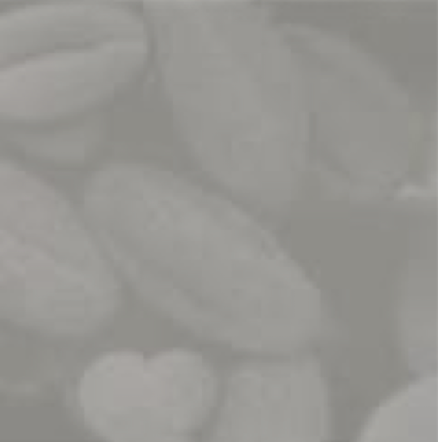
%> input picture Practice-2/hw-4/img.png, 438 x 442 px
$ octave hw4.m   (GNU Octave 9; MATLAB toolbox functions it lacks are replaced by stand-ins)
%> lines starting %> are read from the running program, lines starting %| are printed output that depends on the picture
% load the input image
img = imread('img.png');
%> img is the input picture: size 442x438x3 uint8; mean R, G, B 151.2, 150, 146
img = rgb2gray(img); % convert to grayscale
%> img: size 442x438 uint8
[m, n] = size(img); % get image size
%> m = 442; n = 438

% --- calculate input histogram and cdf ---
hist_img = imhist(img); % input histogram
%> hist_img = 256 values, max 15418 at index 143, min 0 at index 1, mean 756.2
pr = hist_img / (m * n); % normalize histogram to get probabilities
%> pr = 256 values, max 0.0796 at index 143, min 0 at index 1, mean 0.00391
cdf_img = cumsum(pr); % input cdf
%> cdf_img = 256 values from 0 to 1

% --- create target histogram + cdf ---
u = 70; % mean
g = 30; % std deviation
x = 0:255; % gray level values
target_hist = exp(-((x - u).^2) / (2 * g^2)); % target function
target_hist = target_hist / sum(target_hist); % normalize target histogram
cdf_target = cumsum(target_hist); % target cdf

% ------------ histogram mapping ------------
mapping = zeros(256, 1); % empty mapping array
for k = 1:256
    [~, q] = min(abs(cdf_img(k) - cdf_target)); % find closest match
    mapping(k) = q - 1; % store mapping
end
%> after the loop, mapping = 256 values from 0 to 255

% apply mapping to input image
output_img = mapping(double(img) + 1);
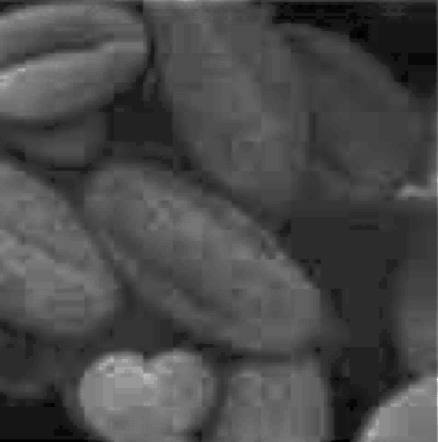
%> output_img: size 442x438 double; min 0, max 255, mean 72.7

% --- calculate histogram for output image ---
hist_output = imhist(uint8(output_img)); % output histogram
%> hist_output = 256 values, max 15418 at index 45, min 0 at index 3, mean 756.2

% show input image
figure;
imshow(img);
title('input image');

% show input histogram
figure;
bar(0:255, hist_img, 'k');
title('input histogram');
xlabel('gray level');
ylabel('count');
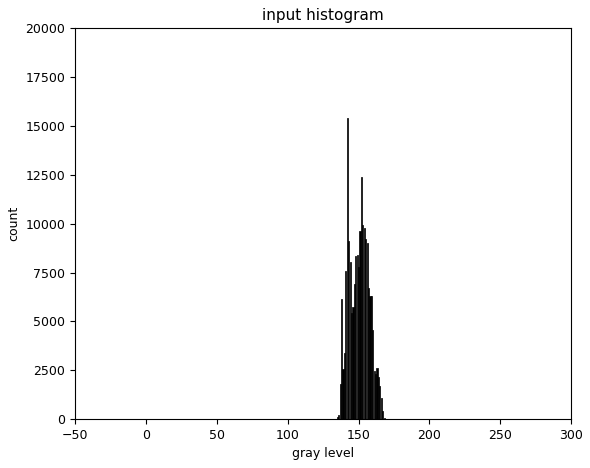
%> figure redrawn from the program's plot data; tallest bar 15418 high, from x = 141.6 to 142.4

% show output image
figure;
imshow(uint8(output_img));
title('output image');

% show output histogram
figure;
bar(0:255, hist_output, 'b');
title('output histogram');
xlabel('gray level');
ylabel('count');
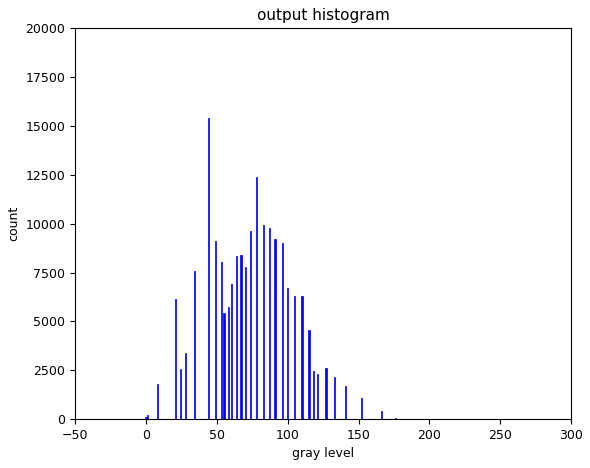
%> figure redrawn from the program's plot data; tallest bar 15418 high, from x = 43.6 to 44.4

% show target histogram
figure;
plot(0:255, target_hist, 'r', 'LineWidth', 2);
title('target histogram');
xlabel('gray level');
ylabel('probability');
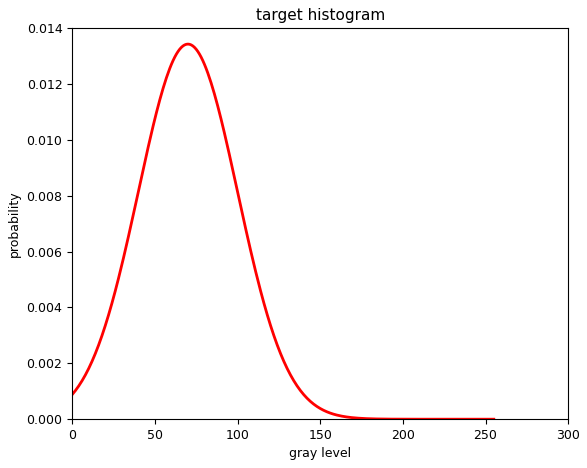
%> figure redrawn from the program's plot data; curve peaks at x = 70, y = 0.0134
